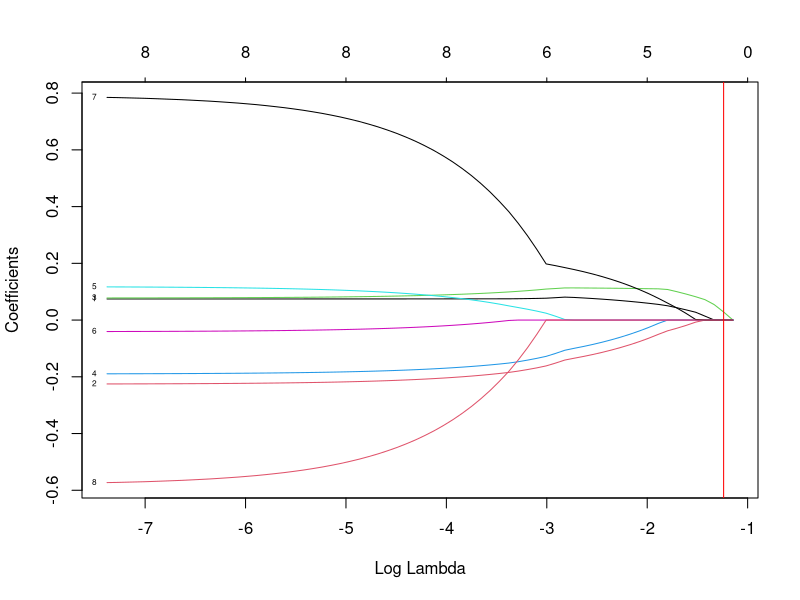

Write R code to recreate this figure.
## ---- chunk 1
knitr::opts_chunk$set(echo = TRUE)
## ---- chunk 2
#preparation of data
library(glmnet)
library(readr)
df <- read_csv("bole_layerfeatures .csv")
df[is.na(df)] = 0
df$Lat<- -df$Lat
features <- df[,-1]
features <- features[,-4]
# normalisation
features <- scale(features)
## ---- chunk 3
#perform k-fold cross-validation to find optimal lambda value
# Set alpha=1 in Lasso
cv_model <- cv.glmnet(as.matrix(features[,1:8]),scale(df$`GW-AHD(12/06/22)`), alpha = 1)
#find optimal lambda value that minimizes test MSE
best_lambda <- cv_model$lambda.min
best_lambda
## ---- chunk 4
#find coefficients of best model

best_model <- glmnet(as.matrix(features[,1:8]),scale(df$`GW-AHD(12/06/22)`), alpha = 1, lambda = best_lambda)
coef(best_model)
## ---- chunk 5
# obtain the results by plot
glmmod <- glmnet(as.matrix(features[,1:8]),scale(df$`GW-AHD(12/06/22)`), alpha=1)

plot1<-plot(glmmod, xvar="lambda",label=TRUE)+abline(v=log(best_lambda), col="red")

